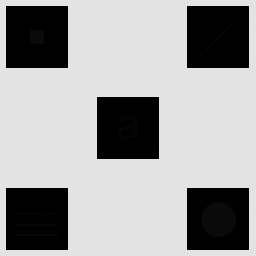
#> input picture Imagen_con_detalles_escondidos.tif, 256 x 256 px
$ python TP1_Ejercicio1.py
#> lines starting #> are read from the running program, lines starting #| are printed output that depends on the picture; after the words box and inside, x2 and y2 are one past the last pixel; in counts of white or black regions, pixels touching at a corner belong together
import cv2
import numpy as np
import matplotlib.pyplot as plt

def imshow(img, new_fig=True, title=None, color_img=False, blocking=False, colorbar=True, ticks=False, vmin=0, vmax=255):
    if new_fig:
        plt.figure()
    if color_img:
        plt.imshow(img)
    else:
        plt.imshow(img, cmap='gray', vmin =vmin, vmax = vmax)
    plt.title(title)
    if not ticks:
        plt.xticks([]), plt.yticks([])
    if colorbar:
        plt.colorbar()
    if new_fig:
        plt.show(block=blocking)

def local_histogram_equalization(image, window_size):
    # Agregar borde a la imagen para manejar los bordes al mover la ventana
    top, bottom, left, right = window_size[0] // 2, window_size[0] // 2, window_size[1] // 2, window_size[1] // 2
    padded_image = cv2.copyMakeBorder(image, top, bottom, left, right, cv2.BORDER_REPLICATE)

    # Crear una imagen para almacenar el resultado
    output_image = np.zeros_like(image)

    # Obtener las dimensiones de la imagen
    rows, cols = image.shape

    # Recorrer cada píxel de la imagen
    for i in range(rows):
        for j in range(cols):
            # Extraer la ventana centrada en el píxel (i, j)
            window = padded_image[i:i+window_size[0], j:j+window_size[1]]

            # Calcular el histograma de la ventana
            hist, bins = np.histogram(window.flatten(), 256, [0, 256])

            # Calcular la función de distribución acumulada (CDF)
            cdf = hist.cumsum()
            cdf_normalized = (cdf - cdf.min()) * 255 / (cdf.max() - cdf.min())
            cdf_normalized = cdf_normalized.astype('uint8')

            # Mapear el valor del píxel actual usando la CDF de la ventana
            output_image[i, j] = cdf_normalized[image[i, j]]

    return output_image

image = cv2.imread('Imagen_con_detalles_escondidos.tif', cv2.IMREAD_GRAYSCALE)
#> image is the input picture: shape (256, 256); min 0, max 228, mean 160.7

# Pruebas
np.unique(image)
len(np.unique(image))

prueba = image.copy()
prueba[prueba > 0] = 255
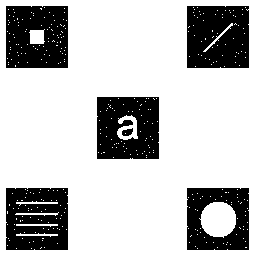
#> prueba: shape (256, 256); 74.3% white; 6 black regions, box (x1, y1, x2, y2) and area: (187, 6, 249, 68) 3681, (6, 6, 68, 68) 3537, (97, 97, 159, 159) 3416, (6, 188, 68, 250) 3409, (187, 188, 249, 250) 2767, (122, 128, 133, 136) 62
imshow(prueba)

prueba = image.copy()
prueba[prueba < 228] = 0
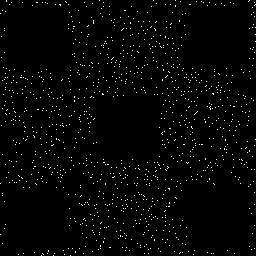
#> prueba: shape (256, 256); values 0 (black) and 228 (white), 1.8% white in thin lines or dots
imshow(prueba)

prueba = image.copy()
prueba[prueba != 10] = 255
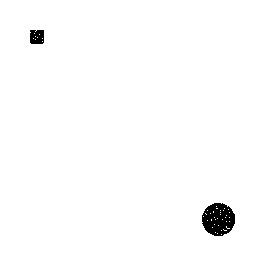
#> prueba: shape (256, 256); values 10 (black) and 255 (white), 98.5% white; 2 black regions, box (x1, y1, x2, y2) and area: (202, 203, 235, 236) 813, (30, 30, 44, 44) 183
prueba[prueba == 10] = 0
imshow(prueba)
#> call 3 of imshow, with new_fig = True, color_img = False, blocking = False, colorbar = True, ticks = False, vmin = 0, vmax = 255
#> in imshow (call 3), `plt.show(block=blocking)`:
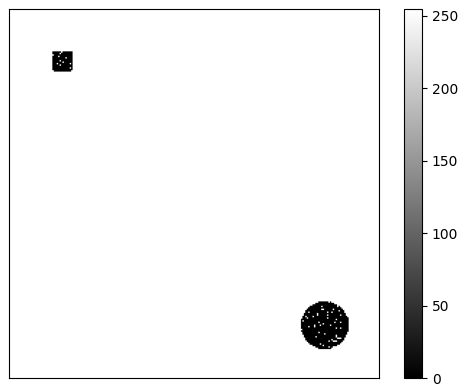
#> figure drawn by matplotlib, 2 panels

# Aplicar ecualización local del histograma con una ventana de tamaño 15x15
# window_size = (3, 3)
window_size = (25,25)
equalized_image = local_histogram_equalization(image, window_size)
#> after the loop in local_histogram_equalization, `for i in range(rows):`:
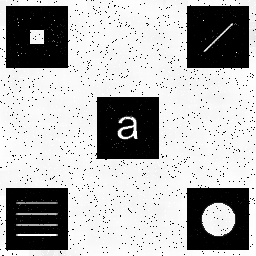
#> output_image: shape (256, 256); min 0, max 255, mean 177.3

# Guardar el resultado
cv2.imwrite('Imagen_ecualizada_localmente.tif', equalized_image)

# Imagen original y la ecualizada
imshow(image)
#> call 4 of imshow, with new_fig = True, color_img = False, blocking = False, colorbar = True, ticks = False, vmin = 0, vmax = 255
#> in imshow (call 4), `plt.show(block=blocking)`:
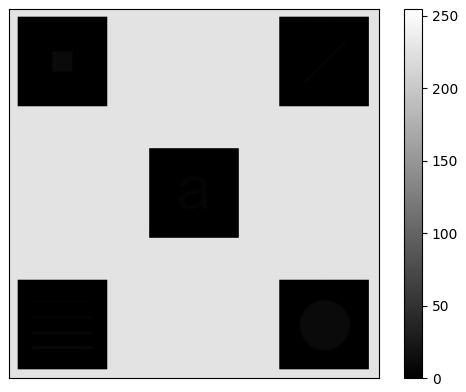
#> figure drawn by matplotlib, 2 panels
title = '(' + str(window_size[0]) + ',' + str(window_size[1]) + ')'
imshow(equalized_image, title = title)
#> in imshow (call 5), `plt.show(block=blocking)`:
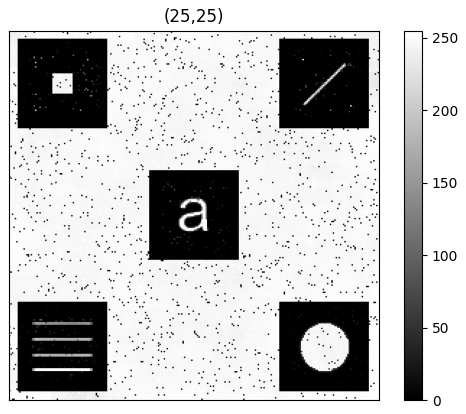
#> figure drawn by matplotlib, 2 panels


# Descripción del código:
# Bordes replicados: Para manejar el análisis en los bordes de la imagen, se añade un borde alrededor usando cv2.copyMakeBorder con la opción cv2.BORDER_REPLICATE, que replica el valor de los píxeles en los bordes.
# Ventana móvil: Se recorre cada píxel de la imagen y se extrae una ventana centrada en dicho píxel.
# Histograma y ecualización: Para cada ventana, se calcula el histograma y la CDF (Función de Distribución Acumulada), y se utiliza para mapear el valor del píxel centrado.
# Guardado del resultado: La imagen ecualizada localmente se guarda como un archivo TIFF.
# Análisis del tamaño de ventana:
# Tamaños de ventana más pequeños (por ejemplo, 3x3) pueden resaltar detalles muy locales, pero también pueden generar ruido.
# Tamaños de ventana más grandes (por ejemplo, 31x31) suavizan el resultado, pero pueden perder algunos detalles finos.
# Próximo paso:
# Puedes ajustar el tamaño de la ventana en el parámetro window_size para observar cómo cambia la calidad de los detalles resaltados
